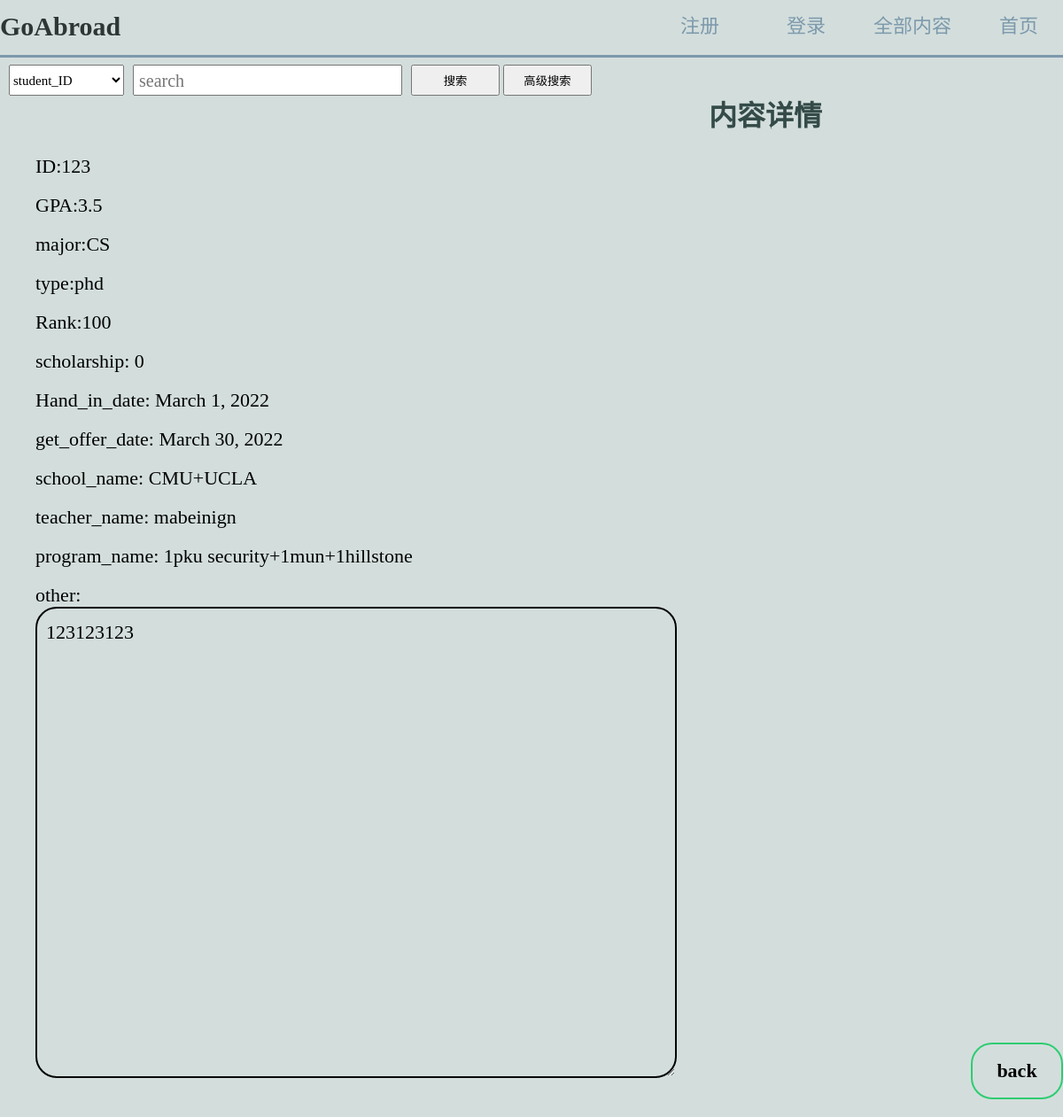
The app's page /GoAbroad/detail/123/, older data.
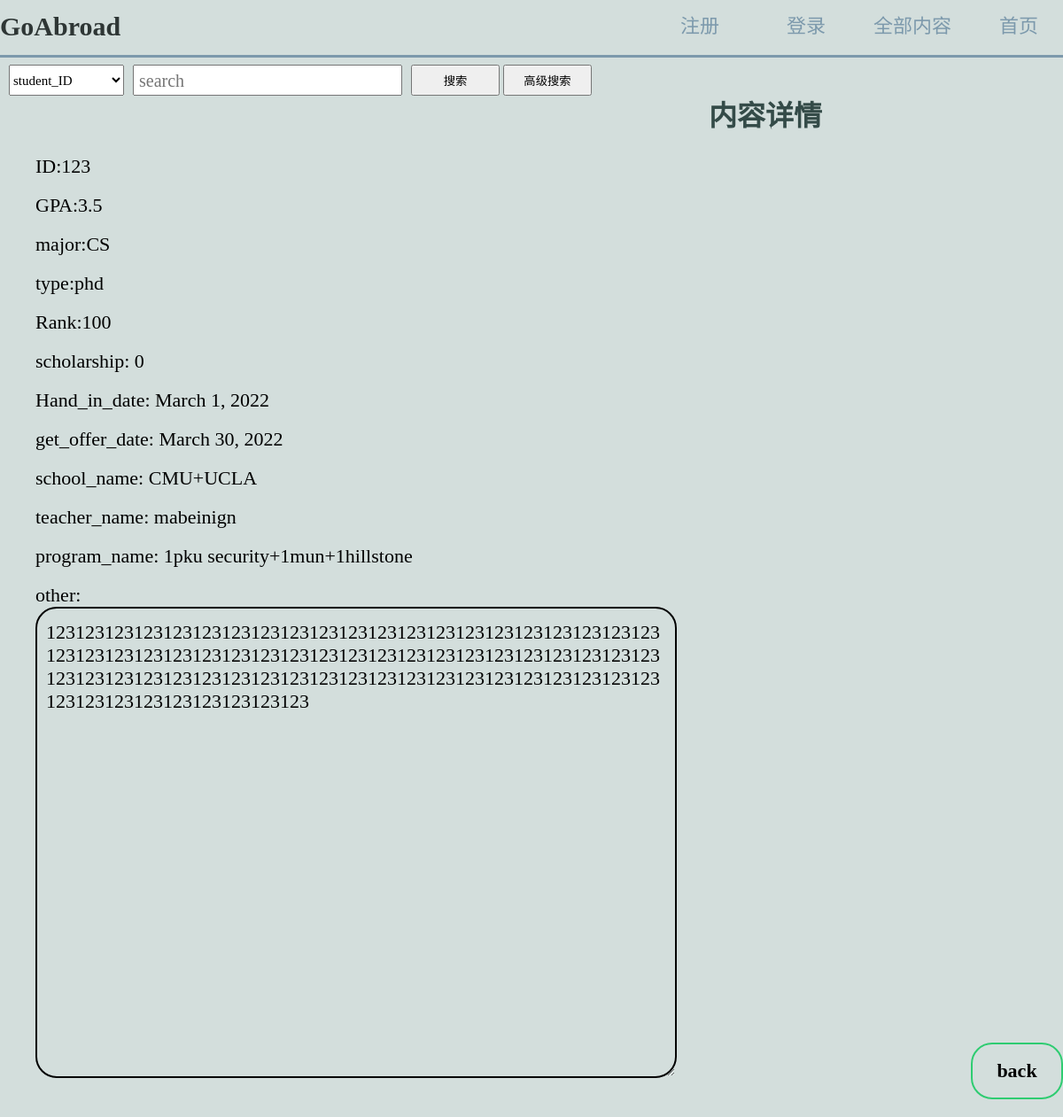
The same page, newer data.
### GoAbroad/models.py (models this page shows, shortened)
class Student(models.Model):
    student_ID = models.CharField(max_length=200)
    type = models.CharField(max_length=200)
    GPA = models.FloatField()
    Rank =  models.CharField(max_length=200)
    scholarship = models.CharField(max_length=200)
    Hand_in_date = models.DateField()
    get_offer_date = models.DateField()
    major = models.CharField(max_length=200)
    program_name = models.CharField(max_length=200)
    teacher_name = models.CharField(max_length=200)
    school_name = models.CharField(max_length=200)
    other = models.CharField(max_length=10000)

### GoAbroad/views.py (the view)
# urls.py: path('detail/<str:stu_id>/',views.blog_detail,name='blog_detail'),
def blog_detail(request,stu_id):
    student= get_object_or_404(Student,student_ID=stu_id)
    context = {'ID': student.student_ID, 'GPA': student.GPA, 'major': student.major,
               'type': student.type, 'Rank': student.Rank,'scholarship':student.scholarship,
               'Hand_in_date' : student.Hand_in_date, 'get_offer_date':student.get_offer_date,
               'program_name':student.program_name,'teacher_name':student.teacher_name,'school_name':student.school_name,
               'other':student.other
               }
    return render(request, 'blog_detail.html', context)

### GoAbroad/templates/GoAbroad/blog_detail.html (shortened to what this page needs)
<!DOCTYPE html>
<html lang="zh">
{% extends 'base.html'%}
{% block content %}
<head>
</head>
<body>
<form action="/GoAbroad/input/" method="post">
<div class="box" >
    <h1>内容详情</h1>
    <p>ID:{{ID}}</p><br>
    <p>GPA:{{GPA}}</p><br>
    <p>major:{{major}}</p><br>
    <p>type:{{type}}</p><br>
    <p>Rank:{{Rank}}</p><br>
    <p>scholarship: {{scholarship}}</p><br>
    <p>Hand_in_date: {{Hand_in_date}}</p><br>
    <p>get_offer_date: {{get_offer_date}}</p><br>
    <p>school_name: {{school_name}}</p><br>
    <p>teacher_name: {{teacher_name}}</p><br>
    <p>program_name: {{program_name}}</p><br>
    <p>other:</p>
     <textarea readonly>{{other}}</textarea><br>
    <a href="/GoAbroad/list/">back<a/>
</div>
</form>
</body>
</html>
{% endblock %}

### GoAbroad/templates/GoAbroad/base.html (shortened to what this page needs)
<!DOCTYPE html>
<html lang="zh-CN">
<head>
</head>
<body>
<div class="navbar navbar-default navbar-fixed-top" role="navigation">
    <div class="container-fluid">
        <div class="navbar-header">
            <p class="navbar-brand">GoAbroad </p>
        </div>
        <ul class="nav navbar-nav ">
            <li><a class="navbar-brand" href="/GoAbroad/">首页</a></li>
            <li><a class="navbar-brand" href="/GoAbroad/list/">全部内容</a></li>
        </ul>
        {% if user.is_staff %}
        <ul class="nav navbar-nav navbar-right">
            <li class="navbar-brand"><a href="/admin/">管理</a></li>
            <li class="navbar-brand"><a href="/GoAbroad/logout/">登出</a></li>
            <li class="navbar-brand"><a href="/GoAbroad/register/">注册</a></li>
        </ul>
        {% elif user.is_authenticated %}
        <ul class="nav navbar-nav navbar-right">
            <li class="navbar-brand"><a href="/GoAbroad/input/">管理</a></li>
            <li class="navbar-brand"><a href="/GoAbroad/logout/">登出</a></li>
            <li class="navbar-brand"><a href="/GoAbroad/register/">注册</a></li>
        </ul>
        {% else %}
         <ul class="nav navbar-nav navbar-right">
            <li class="navbar-brand"><a href="/GoAbroad/login/">登录</a></li>
            <li class="navbar-brand"><a href="/GoAbroad/register/">注册</a></li>
        </ul>
        {% endif %}
        <div class="search-box">
            <form  class="search"method="get" action="/GoAbroad/search/">
                <select name='select'>
                    <option value ="student_ID">student_ID</option>
                </select>
                <input type="text" name='q' placeholder=" search" />
                <button type="submit">搜索</button>
            </form>
             <button onclick="window.location.href='/GoAbroad/adv_search/'">高级搜索</button>
        </div>
    </div>
</div>
<div>
    {% block content %}{% endblock %}
</body>
</html>

### GoAbroad/templates/GoAbroad/base.html (style rules this page uses)
* { margin: 0; padding: 0; }
html { background-color: #D3DEDC; background-repeat: no-repeat; }
.container-fluid { width: 100%; height: 62px; border-bottom:3px solid #7C99AC; }
.navbar-header { float: left; display: inline-block; line-height: 60px; font-size: 30px; font-weight: bold; color: #2E3635; }
li { height: 0; list-style: none; }
.container-fluid li a { float: right; font-family: "Yuanti SC"; text-decoration: none; color: #7C99AC; display: block; width: 100px; line-height: 60px; font-size: 22px; text-align: center; margin-left: 20px; }
.search-box { float: left; width: 800px; height: 60px; }
.search-box select { float: left; width: 130px; height: 35px; margin: 13px 10px 12px 10px; line-height: 60px; font-size: 15px; font-family: "Yuanti SC"; font-weight: lighter; }
.search-box input[type="text"] { float: left; width: 300px; height: 31px; line-height: 60px; margin: 13px 10px 12px 0; transition: 0.25s; font-size: 20px; font-family: "Yuanti SC"; font-weight: lighter; }
.search-box button[type="submit"] { float: left; width: 100px; height: 35px; display: block; margin: 13px auto; text-align: center; font-family: "Yuanti SC"; font-weight: lighter; }
.search-box button[onclick="window.location.href='/GoAbroad/adv_search/'"] { float: left; width: 100px; height: 35px; margin: 13px 4px; font-family: "Yuanti SC"; font-weight: lighter; }

### GoAbroad/templates/GoAbroad/blog_detail.html (style rules this page uses)
html,body { height: 100%; }
.box { width: 1000px; padding: 40px; }
.box h1 { color: #344B48; padding-bottom: 24px; }
.box p,textarea { color: black; font-family: "Yuanti SC"; font-size: 22px; -webkit-animation:myfirst 2s; }
.box a[href="/GoAbroad/list/"] { position: fixed; bottom: 0px; right: 0px; border: 0; text-decoration: none; background: none; display: block; margin: 20px auto; text-align: center; border: 2px solid #2ecc71; padding: 17px 10px; width: 80px; outline: none; color:black; border-radius: 24px; transition: 0.25s; font-family: "Yuanti SC"; font-size: 22px; font-weight: bold; }
textarea { width: 700px; height: 500px; background: none; border: 2px solid black; padding: 14px 10px; outline: none; color: black; border-radius: 24px; }

Row changes from the older to the newer data that the page shows:
changed Student "CS": other "123123123" → "123123123123123123123123123123123123123123123123123123123123123123123123123123123123123123123123123123123123123123123123123123123123123123123123123123123123123123123123123123123123123123123123123123123123123123123123"
